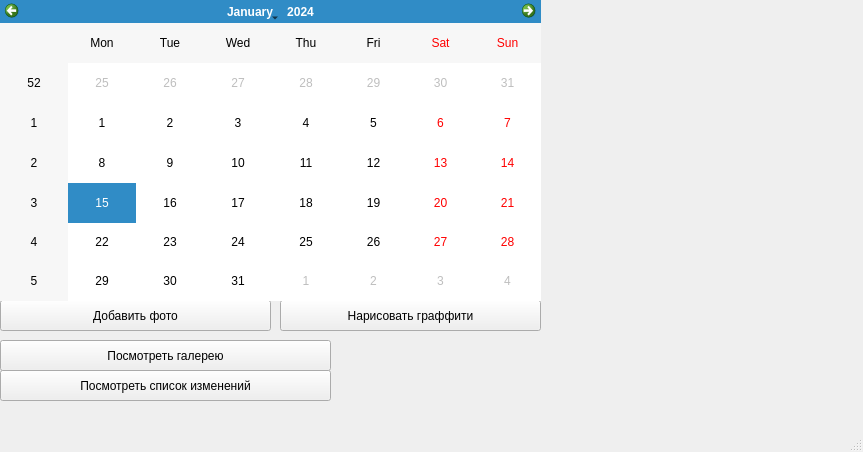
<?xml version="1.0" encoding="UTF-8"?>
<ui version="4.0">
 <class>MainWindow</class>
 <widget class="QMainWindow" name="MainWindow">
  <property name="geometry">
   <rect>
    <x>0</x>
    <y>0</y>
    <width>863</width>
    <height>452</height>
   </rect>
  </property>
  <property name="windowTitle">
   <string>MainWindow</string>
  </property>
  <widget class="QWidget" name="centralwidget">
   <widget class="QWidget" name="widget" native="true">
    <property name="geometry">
     <rect>
      <x>9</x>
      <y>9</y>
      <width>16</width>
      <height>523</height>
     </rect>
    </property>
   </widget>
   <widget class="QPushButton" name="photobutton">
    <property name="geometry">
     <rect>
      <x>0</x>
      <y>300</y>
      <width>271</width>
      <height>31</height>
     </rect>
    </property>
    <property name="text">
     <string>Добавить фото</string>
    </property>
   </widget>
   <widget class="QPushButton" name="graffitibutton">
    <property name="geometry">
     <rect>
      <x>280</x>
      <y>300</y>
      <width>261</width>
      <height>31</height>
     </rect>
    </property>
    <property name="text">
     <string>Нарисовать граффити</string>
    </property>
   </widget>
   <widget class="QLabel" name="label">
    <property name="geometry">
     <rect>
      <x>550</x>
      <y>0</y>
      <width>300</width>
      <height>300</height>
     </rect>
    </property>
    <property name="text">
     <string/>
    </property>
   </widget>
   <widget class="QCalendarWidget" name="calendarWidget">
    <property name="geometry">
     <rect>
      <x>0</x>
      <y>0</y>
      <width>541</width>
      <height>301</height>
     </rect>
    </property>
   </widget>
   <widget class="QLabel" name="label_empty">
    <property name="geometry">
     <rect>
      <x>340</x>
      <y>350</y>
      <width>181</width>
      <height>31</height>
     </rect>
    </property>
    <property name="text">
     <string/>
    </property>
   </widget>
   <widget class="QPushButton" name="galereabutton">
    <property name="geometry">
     <rect>
      <x>0</x>
      <y>340</y>
      <width>331</width>
      <height>31</height>
     </rect>
    </property>
    <property name="text">
     <string>Посмотреть галерею</string>
    </property>
   </widget>
   <widget class="QPushButton" name="csvbutton">
    <property name="geometry">
     <rect>
      <x>0</x>
      <y>370</y>
      <width>331</width>
      <height>31</height>
     </rect>
    </property>
    <property name="text">
     <string>Посмотреть список изменений</string>
    </property>
   </widget>
  </widget>
  <widget class="QMenuBar" name="menubar">
   <property name="geometry">
    <rect>
     <x>0</x>
     <y>0</y>
     <width>863</width>
     <height>21</height>
    </rect>
   </property>
  </widget>
  <widget class="QStatusBar" name="statusbar"/>
 </widget>
 <resources/>
 <connections/>
</ui>
